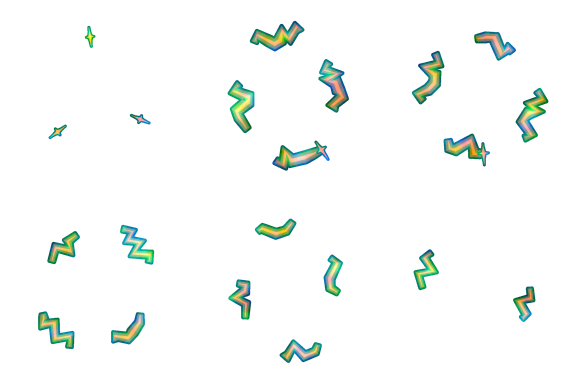
#> input picture assets/vfx/designed/arc_crawl.png, 576 x 384 px
$ python flatten_texture.py ../../assets/vfx/designed/arc_crawl.png ../../assets/vfx/designed/abyss_column.png ../../assets/vfx/designed/abyss_column.png 3 1.0
#> lines starting #> are read from the running program, lines starting #| are printed output that depends on the picture
# Flattens a Meshy texture into a few readable colour regions for the cut-tone shader:
# k-means in Lab (lightness weighted down, so a lit and a shadowed patch of one cloth land
# in one cluster), a mode filter to drop speckle, then each pixel takes its cluster's colour
# with a little of the original kept for faces and seams. Islands are found from the mesh's
# UVs so no filter bleeds across them, and every island is padded for mipmaps.
#   python tools/meshy_rig/flatten_texture.py <in.png> <uvtris.npy> <out.png> [k] [keep]
# uvtris.npy: (tris, 3, 2) UVs, from heretic_refine.py's dump (or any loop_triangles dump).
import sys
import numpy as np
from PIL import Image, ImageDraw
from scipy import ndimage

SRC, UVT, OUT = sys.argv[1:4]
K = int(sys.argv[4]) if len(sys.argv) > 4 else 14
KEEP = float(sys.argv[5]) if len(sys.argv) > 5 else 0.2   # how much original detail survives
L_WEIGHT = 0.45   # lightness counts this much against hue when clustering
MODE_R = 4        # mode filter radius in px
PAD = 12          # px of padding round each island
# Per-cluster nudges after clustering: (Lab centre to match, new lightness floor, saturation gain).
# Dark leather sits too close to the indigo floor; lift the darkest clusters a little.
DARK_FLOOR = 24.0

rgb = np.asarray(Image.open(SRC).convert("RGB"), np.float32) / 255.0
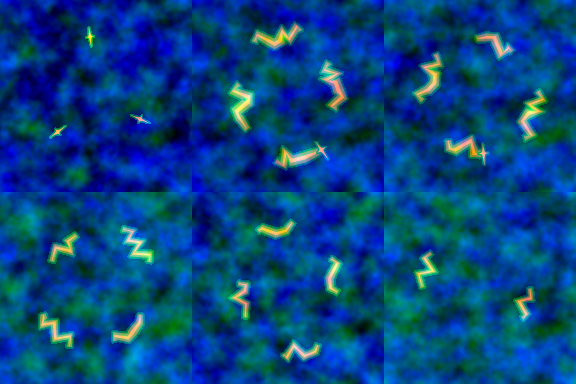
#> rgb: shape (384, 576, 3) float32; mean R, G, B 0.0209, 0.26, 0.502
H, W = rgb.shape[:2]
#> H = 384; W = 576

def to_lin(c):
    return np.where(c <= 0.04045, c / 12.92, ((c + 0.055) / 1.055) ** 2.4)
def to_srgb(c):
    c = np.clip(c, 0, 1)
    return np.where(c <= 0.0031308, c * 12.92, 1.055 * c ** (1 / 2.4) - 0.055)
M = np.array([[0.4124, 0.3576, 0.1805], [0.2126, 0.7152, 0.0722], [0.0193, 0.1192, 0.9505]])
WHITE = np.array([0.95047, 1.0, 1.08883])
def lab(c):
    xyz = to_lin(c) @ M.T / WHITE
    f = np.where(xyz > 0.008856, np.cbrt(xyz), 7.787 * xyz + 16 / 116)
    return np.stack([116 * f[..., 1] - 16, 500 * (f[..., 0] - f[..., 1]), 200 * (f[..., 1] - f[..., 2])], -1)
def unlab(l):
    fy = (l[..., 0] + 16) / 116
    f = np.stack([fy + l[..., 1] / 500, fy, fy - l[..., 2] / 200], -1)
    xyz = np.where(f > 0.2069, f ** 3, (f - 16 / 116) / 7.787) * WHITE
    return to_srgb(xyz @ np.linalg.inv(M).T)

# ---- islands from the UVs
#> (the run stopped early here; a loop or call above may not have finished)

$ run again, on assets/vfx/designed/air_debris.png
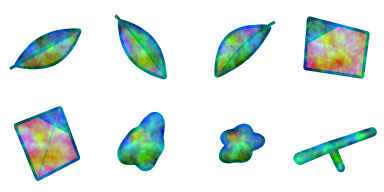
#> input picture assets/vfx/designed/air_debris.png, 384 x 192 px
#> `rgb = np.asarray(Image.open(SRC).convert("RGB"), np.float32) / 255.0`:
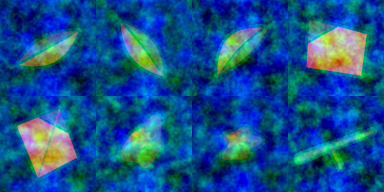
#> rgb: shape (192, 384, 3) float32; mean R, G, B 0.0741, 0.315, 0.542

$ run again, on assets/vfx/designed/air_gust.png
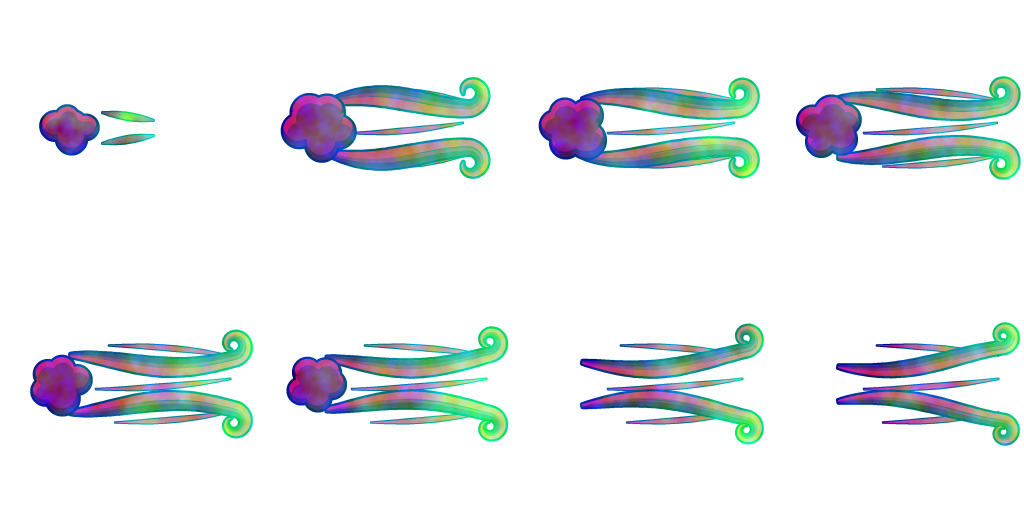
#> input picture assets/vfx/designed/air_gust.png, 1024 x 512 px
#> `rgb = np.asarray(Image.open(SRC).convert("RGB"), np.float32) / 255.0`:
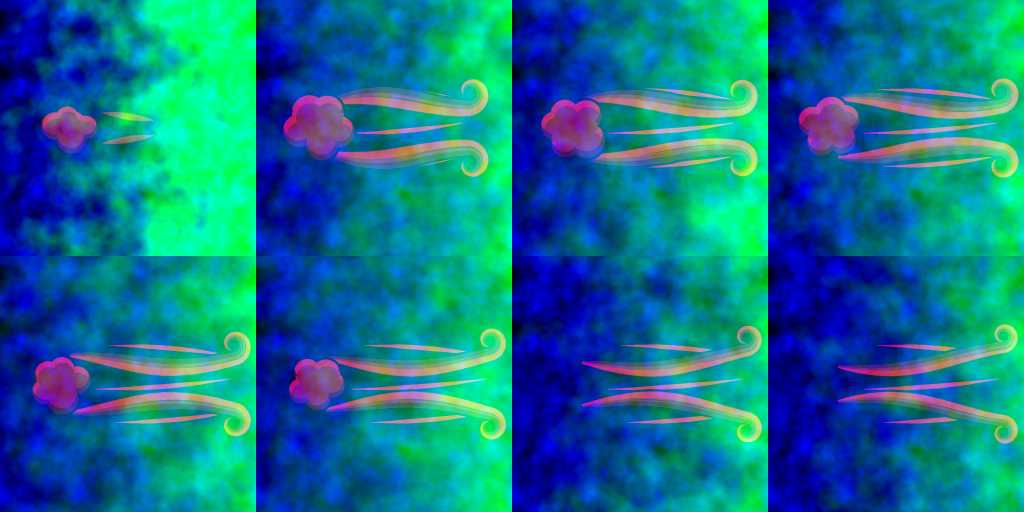
#> rgb: shape (512, 1024, 3) float32; mean R, G, B 0.0623, 0.451, 0.557

$ run again, on assets/vfx/designed/air_ribbon.png
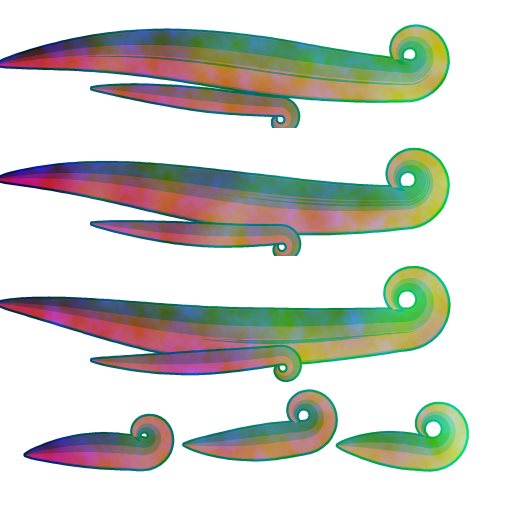
#> input picture assets/vfx/designed/air_ribbon.png, 512 x 512 px
#> `rgb = np.asarray(Image.open(SRC).convert("RGB"), np.float32) / 255.0`:
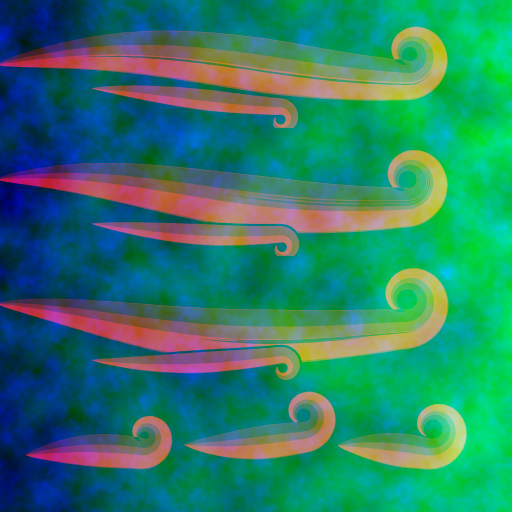
#> rgb: shape (512, 512, 3) float32; mean R, G, B 0.167, 0.494, 0.413
